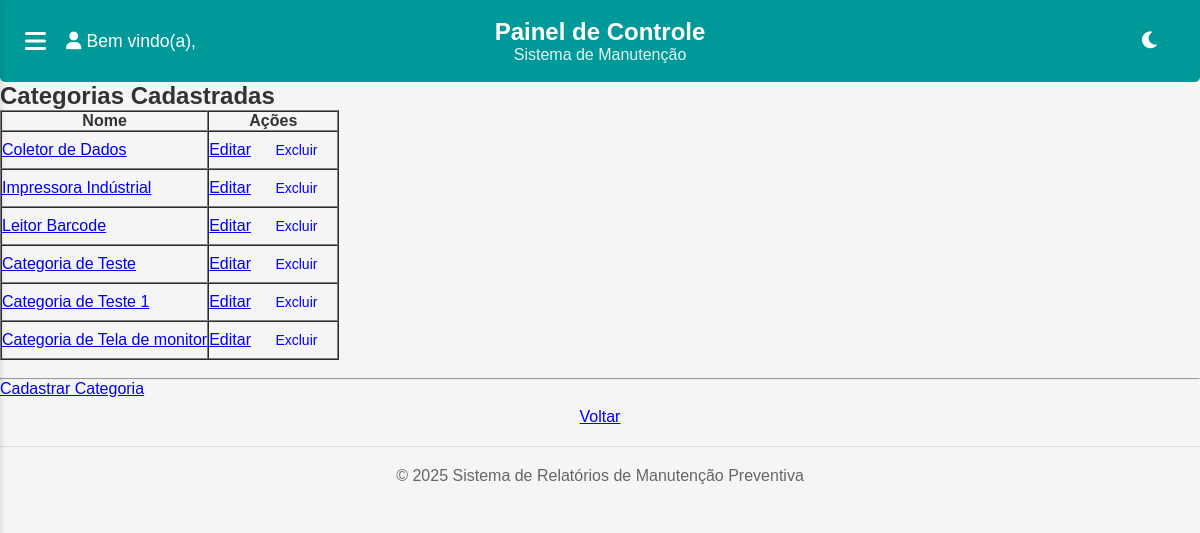
Page /equipamentos/categorias/ on the committed database.
### equipamentos/models.py (models this page shows, shortened)
class CategoriaEquipamento(models.Model):
    nome = models.CharField(max_length=100, unique=True)
    parametros = models.ManyToManyField(ParametroEquipamento, blank=True)

### equipamentos/views.py (the view)
# urls.py: path('categorias/', views.listar_categorias, name='listar_categorias'),
def listar_categorias(request):
    categorias = CategoriaEquipamento.objects.all()
    return render(request, 'categorias/listar_categorias.html', {'categorias': categorias})

### equipamentos/templates/categorias/listar_categorias.html (shortened to what this page needs)
{% extends 'base.html' %}
{% block content %}
<h2>Categorias Cadastradas</h2>
<table border="1" cellspacing="0" cellpadding="8">
    <thead>
        <tr>
            <th>Nome</th>
            <th>Ações</th>
        </tr>
    </thead>
    <tbody>
        {% for categoria in categorias %}
        <tr>
            <td>
                <a href="{% url 'equipamentos:detalhes_categoria' categoria.id %}">
                    {{ categoria.nome }}
                </a>
            </td>
            <td>
                <a href="{% url 'equipamentos:editar_categoria' categoria.id %}">Editar</a>
                <form method="POST" action="{% url 'equipamentos:excluir_categoria' categoria.id %}" style="display:inline;" onsubmit="return confirm('Tem certeza que deseja excluir esta categoria?');">
                    <button type="submit" style="background:none;border:none;color:blue;cursor:pointer;">Excluir</button>
                </form>
            </td>
        </tr>
        {% empty %}
        <tr>
            <td colspan="3">Nenhuma categoria cadastrada.</td>
        </tr>
        {% endfor %}
    </tbody>
</table>
<br><hr>
<div>
    <a href="{% url 'equipamentos:cadastrar_categoria' %}" class="btn btn-primary mb-3">Cadastrar Categoria</a>
    <a href="{% url 'core:dashboard' %}" style="display:block; text-align:center; margin-top:10px;">Voltar</a>
</div>
{% endblock %}

### static/css/global.css (style rules this page uses)
* { margin: 0; padding: 0; box-sizing: border-box; font-family: Arial, sans-serif; }
:root { --primary-color: #009999; --secondary-color: #008080; --background-color: #f5f5f5; --card-background: white; --subcard-background: #f0f0f0; --text-color: #333; --text-secondary: #666; }
body { background-color: var(--background-color); color: var(--text-color); min-height: 100vh; margin: 0; display: flex; flex-direction: column; }
button { background-color: #009999; color: white; border: none; padding: 10px 20px; border-radius: 5px; cursor: pointer; font-size: 14px; transition: all 0.3s ease; }

### rows in the picture
CategoriaEquipamento: nome "Coletor de Dados"
CategoriaEquipamento: nome "Impressora Indústrial"
CategoriaEquipamento: nome "Leitor Barcode"
CategoriaEquipamento: nome "Categoria de Teste"
CategoriaEquipamento: nome "Categoria de Teste 1"
CategoriaEquipamento: nome "Categoria de Tela de monitor"
